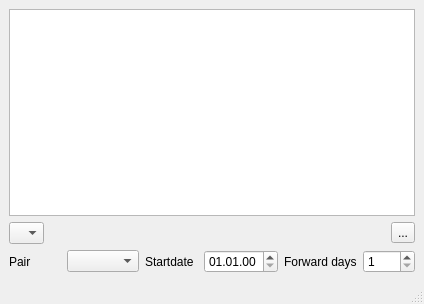
<?xml version="1.0" encoding="UTF-8"?>
<ui version="4.0">
 <class>MainWindow</class>
 <widget class="QMainWindow" name="MainWindow">
  <property name="geometry">
   <rect>
    <x>0</x>
    <y>0</y>
    <width>424</width>
    <height>304</height>
   </rect>
  </property>
  <property name="windowTitle">
   <string>MainWindow</string>
  </property>
  <property name="windowIcon">
   <iconset resource="resources.qrc">
    <normaloff>:/new/icon/t_black.png</normaloff>:/new/icon/t_black.png</iconset>
  </property>
  <widget class="QWidget" name="centralwidget">
   <layout class="QGridLayout" name="gridLayout">
    <item row="0" column="0">
     <widget class="QPlainTextEdit" name="transferLog"/>
    </item>
    <item row="1" column="0">
     <layout class="QHBoxLayout" name="horizontalLayout_2">
      <item>
       <widget class="QComboBox" name="timeframes">
        <property name="maximumSize">
         <size>
          <width>35</width>
          <height>16777215</height>
         </size>
        </property>
       </widget>
      </item>
      <item>
       <widget class="QLabel" name="message">
        <property name="text">
         <string/>
        </property>
        <property name="alignment">
         <set>Qt::AlignCenter</set>
        </property>
       </widget>
      </item>
      <item>
       <widget class="QToolButton" name="reload">
        <property name="text">
         <string>...</string>
        </property>
        <property name="icon">
         <iconset resource="resources.qrc">
          <normaloff>:/new/icon/reload.png</normaloff>:/new/icon/reload.png</iconset>
        </property>
       </widget>
      </item>
     </layout>
    </item>
    <item row="2" column="0">
     <layout class="QHBoxLayout" name="horizontalLayout">
      <item>
       <widget class="QLabel" name="label">
        <property name="text">
         <string>Pair</string>
        </property>
       </widget>
      </item>
      <item>
       <widget class="QComboBox" name="pairlist"/>
      </item>
      <item>
       <widget class="QLabel" name="label_2">
        <property name="text">
         <string>Startdate</string>
        </property>
       </widget>
      </item>
      <item>
       <widget class="QDateEdit" name="startdate">
        <property name="dateTime">
         <datetime>
          <hour>0</hour>
          <minute>0</minute>
          <second>0</second>
          <year>2000</year>
          <month>1</month>
          <day>1</day>
         </datetime>
        </property>
        <property name="displayFormat">
         <string>dd.MM.yy</string>
        </property>
       </widget>
      </item>
      <item>
       <widget class="QLabel" name="label_3">
        <property name="text">
         <string>Forward days</string>
        </property>
       </widget>
      </item>
      <item>
       <widget class="QSpinBox" name="forwarddays">
        <property name="minimum">
         <number>1</number>
        </property>
        <property name="maximum">
         <number>999</number>
        </property>
       </widget>
      </item>
     </layout>
    </item>
   </layout>
  </widget>
  <widget class="QMenuBar" name="menubar">
   <property name="geometry">
    <rect>
     <x>0</x>
     <y>0</y>
     <width>424</width>
     <height>23</height>
    </rect>
   </property>
  </widget>
  <widget class="QStatusBar" name="statusbar"/>
 </widget>
 <resources>
  <include location="resources.qrc"/>
 </resources>
 <connections/>
</ui>
